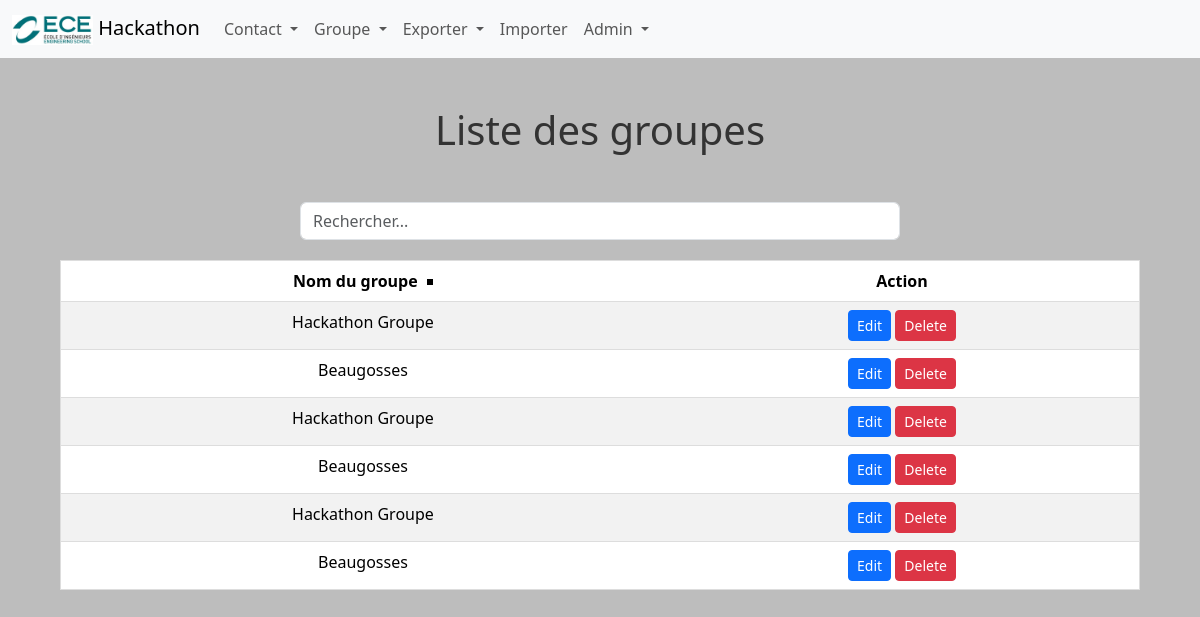
Before: /groupes (signed in) with the older database file.
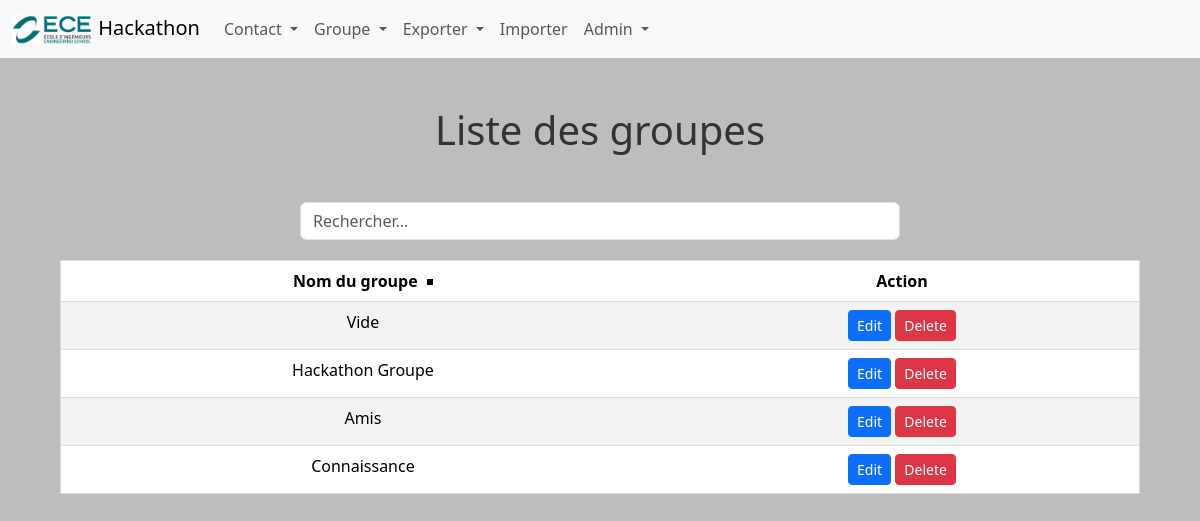
After: the same page with the newer database file.
### tables this page shows
CREATE TABLE Groupe (
    id_groupe     INTEGER PRIMARY KEY AUTOINCREMENT,
    nom_de_groupe VARCHAR(50) NOT NULL,
    created_date  DATETIME NOT NULL,
    updated_date  DATETIME NOT NULL,
	id_user INTEGER NOT NULL,
	FOREIGN KEY (id_user) REFERENCES User(id_user)
);

### main.py (the view)
@app.route("/groupes")
def liste_groupes():
    if 'id' not in session:
        return redirect(url_for('login'))
    else:
        query = "SELECT * FROM Groupe WHERE id_user = ?"
        values = (session['id'],)
        groupes = recup_bdd(query, values)
        return render_template('groupeList.html', groupes=groupes)

### function.py (called while the page is built)
def connect_db():
    return sqlite3.connect('hackathon_bdd.sqlite')

def recup_bdd(query: str, values=None, doOne: bool = False):
    connection = connect_db()
    cursor = connection.cursor()
    if values:
        cursor.execute(query, values)
    else:
        cursor.execute(query)
    if doOne:
        result = cursor.fetchone()
    else:
        result = cursor.fetchall()
    connection.close()
    return result

### templates/groupeList.html (shortened to what this page needs)
{% extends "layout/base.html" %}
{% block content %}
    {% include 'layout/navbar.html' %}
    <h1 class="m-5">Liste des groupes</h1>
    <div class="input-group mb-3">
        <input type="text" class="form-control" id="searchInput" placeholder="Rechercher...">
    </div>
    <table class="table table-striped" id="groupeTable">
        <thead>
            <tr>
                <th data-column="1">Nom du groupe <span class="arrow"></span></th>
                <th>Action</th>
            </tr>
        </thead>
        <tbody>
            {% for groupe in groupes %}
                <tr class="groupe-row">
                    <td>{{ groupe[1] }}</td>
                    <td>
                        <a href="{{ url_for('edit_groupe', groupeId=groupe[0]) }}" class="btn btn-primary btn-sm">
                            Edit
                        </a>
                        <a href="{{ url_for('delete_groupe', groupeId=groupe[0]) }}" class="btn btn-danger btn-sm">
                            Delete
                        </a>
                    </td>
                </tr>
            {% endfor %}
        </tbody>
    </table>
{% endblock %}

### templates/layout/base.html (shortened to what this page needs)
<!DOCTYPE html>
<html lang="fr">
    <head>
        <link href="https://cdn.jsdelivr.net/npm/bootstrap@5.3.2/dist/css/bootstrap.min.css" rel="stylesheet">
        <link rel='stylesheet' href="{{ url_for('static', filename='styles.css') }}">
    </head>
    <body>
        {% block content %}{% endblock %}
    </body>
</html>

### templates/layout/navbar.html (shortened to what this page needs)
<nav class="navbar navbar-expand-lg navbar-light bg-light">
    <div class="container-fluid">
        <a class="navbar-brand" href="{{ url_for('index') }}">
            <img src="{{ url_for('static', filename='logo_ece.jpeg') }}" width="auto" height="30">
            Hackathon
        </a>
        <div class="collapse navbar-collapse" id="navbarNav">
            <ul class="navbar-nav ml-auto">
                <li class="nav-item dropdown">
                    <a class="nav-link dropdown-toggle" href="#" role="button" data-bs-toggle="dropdown" aria-expanded="false">
                    Contact
                    </a>
                </li>
                <li class="nav-item dropdown">
                    <a class="nav-link dropdown-toggle" href="#" role="button" data-bs-toggle="dropdown" aria-expanded="false">
                    Groupe
                    </a>
                </li>
                <li class="nav-item dropdown">
                    <a class="nav-link dropdown-toggle" href="#" role="button" data-bs-toggle="dropdown" aria-expanded="false">
                    Exporter
                    </a>
                </li>
                <li class="nav-item">
                    <a class="nav-link" href="{{ url_for('import_csv') }}">Importer</a>
                </li>
                <li class="nav-item dropdown">
                    <a class="nav-link dropdown-toggle" href="#" role="button" data-bs-toggle="dropdown" aria-expanded="false">
                    Admin
                    </a>
                </li>
            </ul>
        </div>
    </div>
</nav>

### static/styles.css (style rules this page uses)
body { background: #bdbdbd; font-family: 'Segoe UI', Tahoma, Geneva, Verdana, sans-serif; }
h1 { text-align: center; color: #333; }
.arrow { display: inline-block; width: 0; height: 0; border-style: solid; vertical-align: middle; margin-left: 5px; }
.input-group { width: 50%; margin: auto; margin-bottom: 20px; }
#contactTable, #groupeTable { width: 90%; margin: auto; border: 1px solid #ddd; border-collapse: collapse; border-radius: 8px; margin-top: 20px; padding: 10px; text-align: center; }

Changed rows visible on the page:
removed Groupe: nom_de_groupe "Beaugosses"
removed Groupe: nom_de_groupe "Beaugosses"
removed Groupe: nom_de_groupe "Hackathon Groupe"
removed Groupe: nom_de_groupe "Beaugosses"
changed Groupe: nom_de_groupe "Hackathon Groupe" → "Vide"
added Groupe: nom_de_groupe "Amis"
added Groupe: nom_de_groupe "Connaissance"
